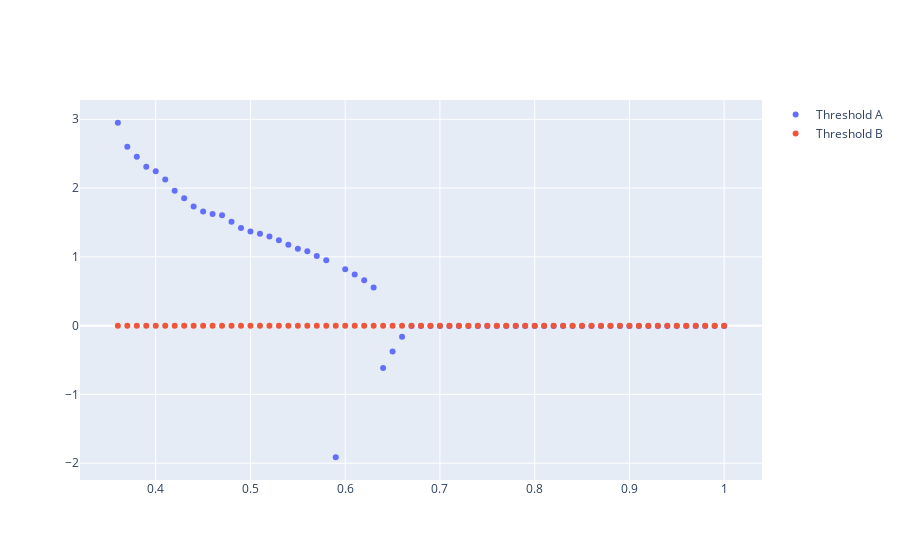

Notebook source saved alongside this figure:
### Code cell
threshA = go.Scatter(x=t_x, y=t_A, mode='markers', name="Threshold A")
threshB = go.Scatter(x=t_x, y=t_B, mode='markers', name="Threshold B")
fig = go.Figure(data=[threshA, threshB])
fig.show()
